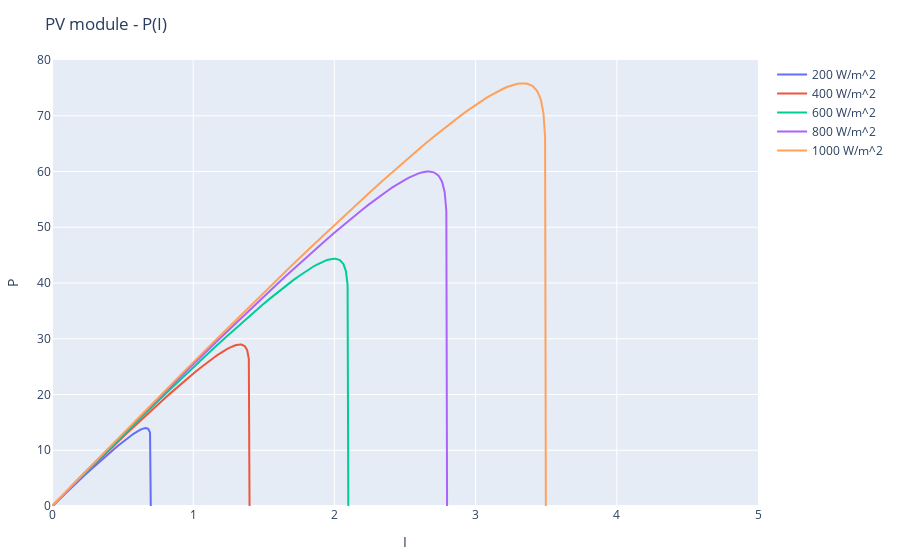

This figure's notebook cell:
### Code cell
plot([
scatter(y=P[:,1], x=i[:,1], mode="lines", name=labels[1]),
scatter(y=P[:,2], x=i[:,2], mode="lines", name=labels[2]),
scatter(y=P[:,3], x=i[:,3], mode="lines", name=labels[3]),
scatter(y=P[:,4], x=i[:,4], mode="lines", name=labels[4]),
scatter(y=P[:,5], x=i[:,5], mode="lines", name=labels[5])],
Layout(xaxis_range=[0,5], yaxis_range=[0,80], title="PV module - P(I)", xaxis_title="I", yaxis_title="P"))

### Figure 1 — Plotly figure (JSON) as saved in the notebook; plotly's stock layout.template omitted (floating-point values rounded to 4 significant figures; data arrays with more than 128 entries replaced by an {"elided": "..."} marker saying what was removed)
{"data": [{"mode": "lines", "name": "200 W/m^2", "type": "scatter", "x": {"elided": "301 float values"}, "y": {"elided": "301 float values"}}, {"mode": "lines", "name": "400 W/m^2", "type": "scatter", "x": {"elided": "301 float values"}, "y": {"elided": "301 float values"}}, {"mode": "lines", "name": "600 W/m^2", "type": "scatter", "x": {"elided": "301 float values"}, "y": {"elided": "301 float values"}}, {"mode": "lines", "name": "800 W/m^2", "type": "scatter", "x": {"elided": "301 float values"}, "y": {"elided": "301 float values"}}, {"mode": "lines", "name": "1000 W/m^2", "type": "scatter", "x": {"elided": "301 float values"}, "y": {"elided": "301 float values"}}], "layout": {"margin": {"b": 50, "l": 50, "r": 50, "t": 60}, "title": "PV module - P(I)", "xaxis": {"range": [0, 5], "title": {"text": "I"}}, "yaxis": {"range": [0, 80], "title": {"text": "P"}}}}
